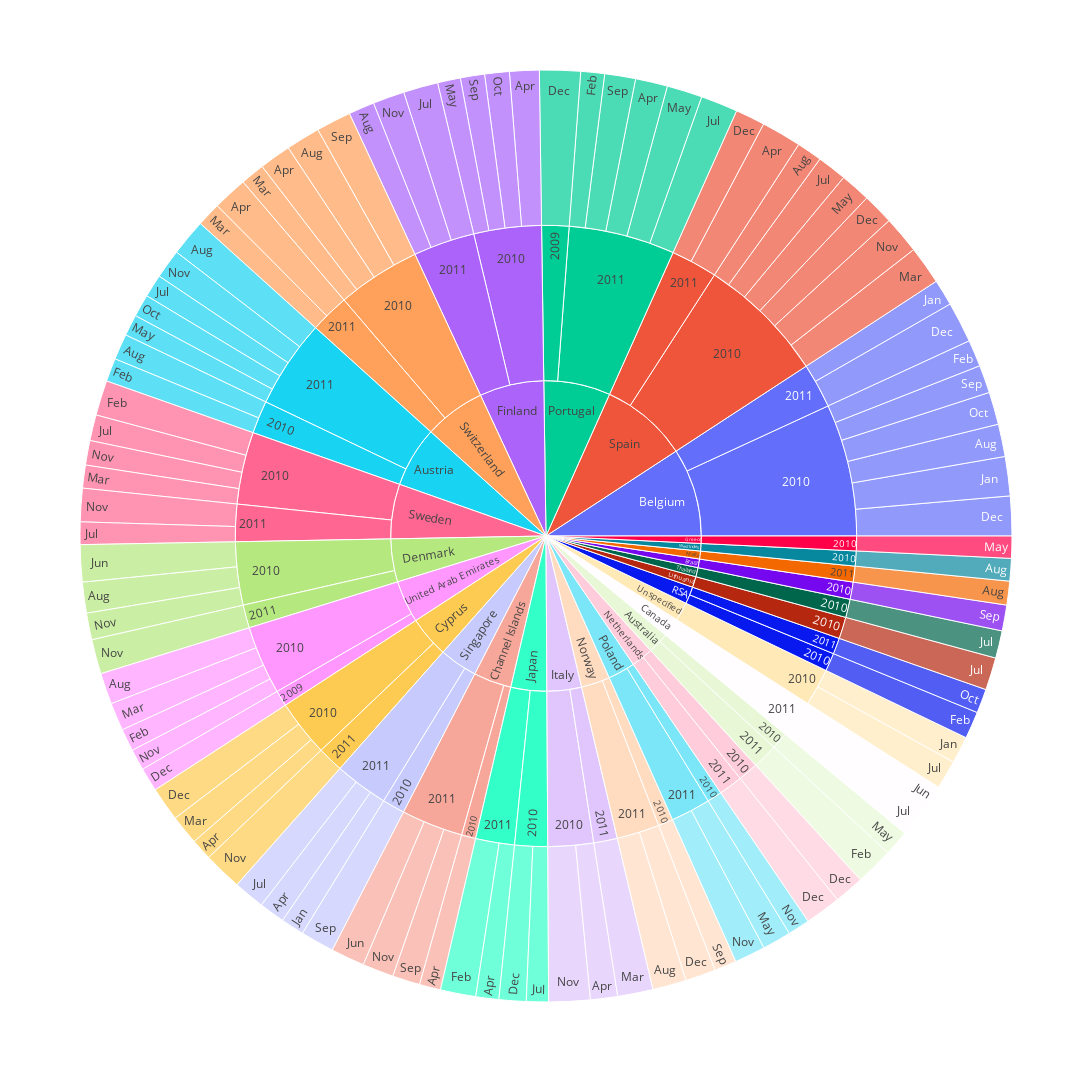

The code cell stored with this chart in its notebook:
### Code cell
fig = px.sunburst(low_sale_location , path=['Country', 'year', 'month_name'], values='number_of_deals')
fig.update_layout(
    width=1200,  # set the width
    height=1200,  # set the height
)
fig.show()

### Figure 1 — Plotly figure (JSON) as saved in the notebook; plotly's stock layout.template omitted (floating-point values rounded to 4 significant figures; data arrays with more than 128 entries replaced by an {"elided": "..."} marker saying what was removed)
{"data": [{"branchvalues": "total", "domain": {"x": [0, 1], "y": [0, 1]}, "hovertemplate": "labels=%{label}<br>number_of_deals=%{value}<br>parent=%{parent}<br>id=%{id}<extra></extra>", "ids": {"elided": "171 str values"}, "labels": {"elided": "171 str values"}, "name": "", "parents": {"elided": "171 str values"}, "type": "sunburst", "values": {"elided": "171 int values"}}], "layout": {"height": 1200, "legend": {"tracegroupgap": 0}, "margin": {"t": 60}, "width": 1200}}
